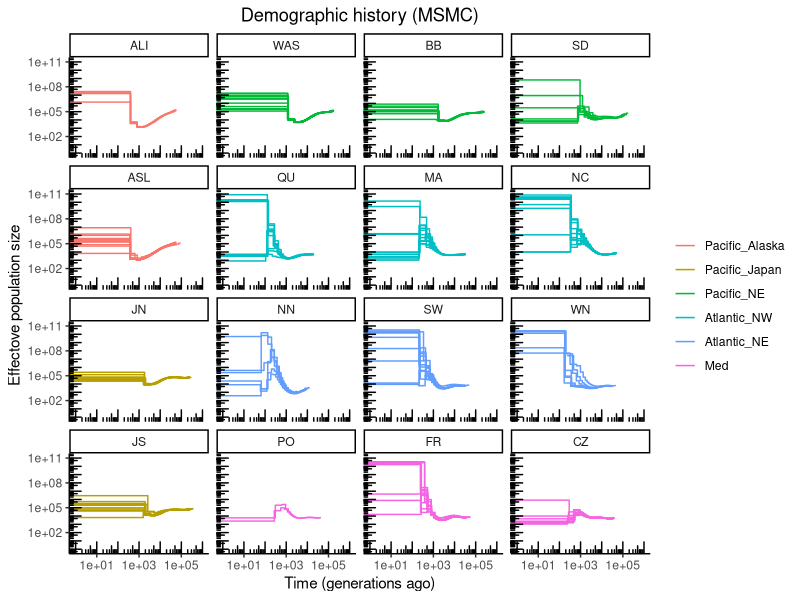

R code for this plot:
library(ggplot2)
obj <- read.table("new_r_input.txt")
obj$V8 <- factor(obj$V8, levels = c("ALI", "WAS", "BB", "SD", "ASL", "QU", "MA", "NC", "JN", "NN", "SW", "WN", "JS", "PO", "FR", "CZ"))
obj$V9 <- factor(obj$V9, levels = c("Pacific_Alaska", "Pacific_Japan", "Pacific_NE", "Atlantic_NW", "Atlantic_NE", "Med"))
pdf("all_sep.pdf", height=7, width=8)
ggplot(obj, aes(V5, V6, group = V7, color = V9)) +
  theme_classic() +
  geom_line() +
  scale_x_log10(limits=c(1, 1E6)) +
  scale_y_log10(limits=c(1, 1E11)) +
  xlab("Time (generations ago)") +
  ylab("Effectove population size") +
  annotation_logticks() +
  labs(title = "Demographic history (MSMC)") +
  theme(legend.title = element_blank(), plot.title = element_text(hjust = 0.5)) +
  facet_wrap(~V8)
dev.off()
